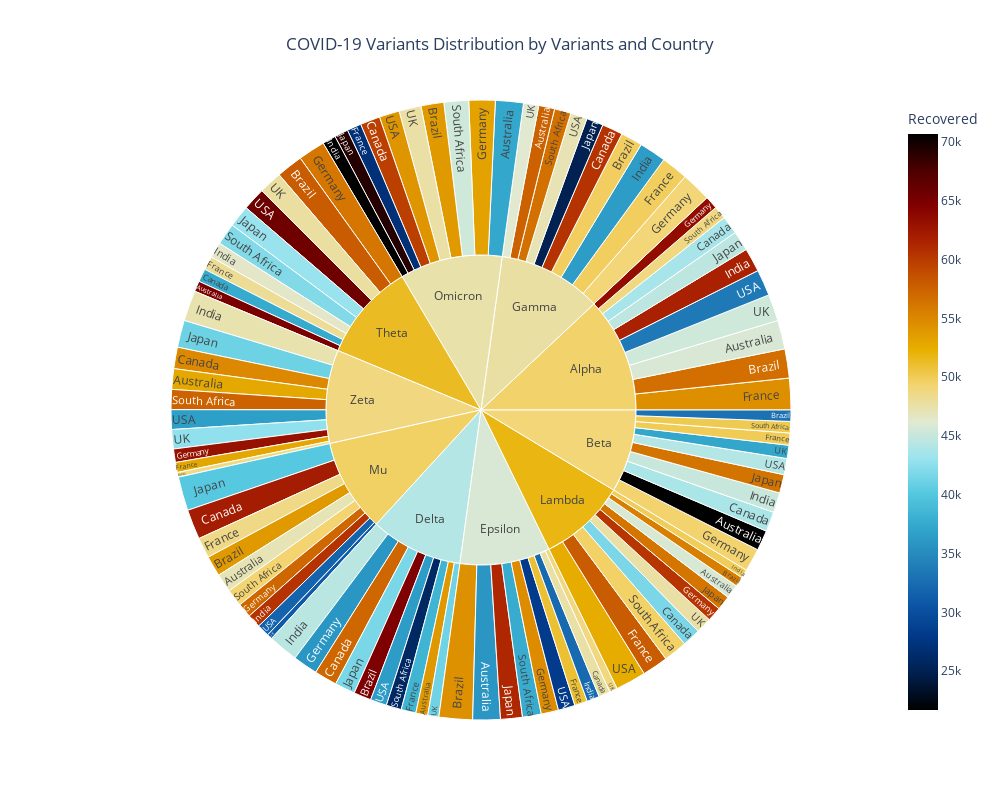

The code cell stored with this chart in its notebook:
### Code cell
fig=px.sunburst(df, path=['Variant','Country',], values='Cases',
                width=1000, height=800,color='Recovered',title="COVID-19 Variants Distribution by Variants and Country",
                color_continuous_scale='icefire')
fig.update_layout(title_x=0.5)
fig.show()

### Figure 1 — Plotly figure (JSON) as saved in the notebook; plotly's stock layout.template omitted (floating-point values rounded to 4 significant figures)
{"data": [{"branchvalues": "total", "customdata": [[45820.0], [70670.0], [53940.0], [35920.0], [57570.0], [45730.0], [47110.0], [37240.0], [65010.0], [52810.0], [56660.0], [32960.0], [64760.0], [54350.0], [49790.0], [55660.0], [53810.0], [53830.0], [57990.0], [48710.0], [43660.0], [43800.0], [57190.0], [47620.0], [60490.0], [41760.0], [62070.0], [59670.0], [37620.0], [54970.0], [54480.0], [50020.0], [38390.0], [50950.0], [49830.0], [57950.0], [48640.0], [27080.0], [48140.0], [53000.0], [63410.0], [49400.0], [35880.0], [54690.0], [49080.0], [60350.0], [57180.0], [53220.0], [56170.0], [63050.0], [61690.0], [45110.0], [44470.0], [32320.0], [36470.0], [49970.0], [60460.0], [21710.0], [46500.0], [47320.0], [44610.0], [56300.0], [41700.0], [61230.0], [24970.0], [56230.0], [40170.0], [69170.0], [42980.0], [41170.0], [48820.0], [50190.0], [25910.0], [37700.0], [56470.0], [49580.0], [49330.0], [45380.0], [42050.0], [57440.0], [45340.0], [37190.0], [41290.0], [48870.0], [46210.0], [47650.0], [31030.0], [47670.0], [47740.0], [42710.0], [33580.0], [44180.0], [36390.0], [28240.0], [47150.0], [52580.0], [31780.0], [54130.0], [65700.0], [36660.0], [49450.0], [49080.0], [44180.0], [45810.0], [47690.0], [51830.0], [49640.0], [47470.0], [51390.0], [48870.0]], "domain": {"x": [0, 1], "y": [0, 1]}, "hovertemplate": "labels=%{label}<br>Cases=%{value}<br>parent=%{parent}<br>id=%{id}<br>Recovered=%{color}<extra></extra>", "ids": ["Alpha/Australia", "Beta/Australia", "Delta/Australia", "Epsilon/Australia", "Gamma/Australia", "Lambda/Australia", "Mu/Australia", "Omicron/Australia", "Theta/Australia", "Zeta/Australia", "Alpha/Brazil", "Beta/Brazil", "Delta/Brazil", "Epsilon/Brazil", "Gamma/Brazil", "Lambda/Brazil", "Mu/Brazil", "Omicron/Brazil", "Theta/Brazil", "Zeta/Brazil", "Alpha/Canada", "Beta/Canada", "Delta/Canada", "Epsilon/Canada", "Gamma/Canada", "Lambda/Canada", "Mu/Canada", "Omicron/Canada", "Theta/Canada", "Zeta/Canada", "Alpha/France", "Beta/France", "Delta/France", "Epsilon/France", "Gamma/France", "Lambda/France", "Mu/France", "Omicron/France", "Theta/France", "Zeta/France", "Alpha/Germany", "Beta/Germany", "Delta/Germany", "Epsilon/Germany", "Gamma/Germany", "Lambda/Germany", "Mu/Germany", "Omicron/Germany", "Theta/Germany", "Zeta/Germany", "Alpha/India", "Beta/India", "Delta/India", "Epsilon/India", "Gamma/India", "Lambda/India", "Mu/India", "Omicron/India", "Theta/India", "Zeta/India", "Alpha/Japan", "Beta/Japan", "Delta/Japan", "Epsilon/Japan", "Gamma/Japan", "Lambda/Japan", "Mu/Japan", "Omicron/Japan", "Theta/Japan", "Zeta/Japan", "Alpha/South Africa", "Beta/South Africa", "Delta/South Africa", "Epsilon/South Africa", "Gamma/South Africa", "Lambda/South Africa", "Mu/South Africa", "Omicron/South Africa", "Theta/South Africa", "Zeta/South Africa", "Alpha/UK", "Beta/UK", "Delta/UK", "Epsilon/UK", "Gamma/UK", "Lambda/UK", "Mu/UK", "Omicron/UK", "Theta/UK", "Zeta/UK", "Alpha/USA", "Beta/USA", "Delta/USA", "Epsilon/USA", "Gamma/USA", "Lambda/USA", "Mu/USA", "Omicron/USA", "Theta/USA", "Zeta/USA", "Alpha", "Beta", "Delta", "Epsilon", "Gamma", "Lambda", "Mu", "Omicron", "Theta", "Zeta"], "labels": ["Australia", "Australia", "Australia", "Australia", "Australia", "Australia", "Australia", "Australia", "Australia", "Australia", "Brazil", "Brazil", "Brazil", "Brazil", "Brazil", "Brazil", "Brazil", "Brazil", "Brazil", "Brazil", "Canada", "Canada", "Canada", "Canada", "Canada", "Canada", "Canada", "Canada", "Canada", "Canada", "France", "France", "France", "France", "France", "France", "France", "France", "France", "France", "Germany", "Germany", "Germany", "Germany", "Germany", "Germany", "Germany", "Germany", "Germany", "Germany", "India", "India", "India", "India", "India", "India", "India", "India", "India", "India", "Japan", "Japan", "Japan", "Japan", "Japan", "Japan", "Japan", "Japan", "Japan", "Japan", "South Africa", "South Africa", "South Africa", "South Africa", "South Africa", "South Africa", "South Africa", "South Africa", "South Africa", "South Africa", "UK", "UK", "UK", "UK", "UK", "UK", "UK", "UK", "UK", "UK", "USA", "USA", "USA", "USA", "USA", "USA", "USA", "USA", "USA", "USA", "Alpha", "Beta", "Delta", "Epsilon", "Gamma", "Lambda", "Mu", "Omicron", "Theta", "Zeta"], "marker": {"coloraxis": "coloraxis", "colors": [45820.0, 70670.0, 53940.0, 35920.0, 57570.0, 45730.0, 47110.0, 37240.0, 65010.0, 52810.0, 56660.0, 32960.0, 64760.0, 54350.0, 49790.0, 55660.0, 53810.0, 53830.0, 57990.0, 48710.0, 43660.0, 43800.0, 57190.0, 47620.0, 60490.0, 41760.0, 62070.0, 59670.0, 37620.0, 54970.0, 54480.0, 50020.0, 38390.0, 50950.0, 49830.0, 57950.0, 48640.0, 27080.0, 48140.0, 53000.0, 63410.0, 49400.0, 35880.0, 54690.0, 49080.0, 60350.0, 57180.0, 53220.0, 56170.0, 63050.0, 61690.0, 45110.0, 44470.0, 32320.0, 36470.0, 49970.0, 60460.0, 21710.0, 46500.0, 47320.0, 44610.0, 56300.0, 41700.0, 61230.0, 24970.0, 56230.0, 40170.0, 69170.0, 42980.0, 41170.0, 48820.0, 50190.0, 25910.0, 37700.0, 56470.0, 49580.0, 49330.0, 45380.0, 42050.0, 57440.0, 45340.0, 37190.0, 41290.0, 48870.0, 46210.0, 47650.0, 31030.0, 47670.0, 47740.0, 42710.0, 33580.0, 44180.0, 36390.0, 28240.0, 47150.0, 52580.0, 31780.0, 54130.0, 65700.0, 36660.0, 49450.0, 49080.0, 44180.0, 45810.0, 47690.0, 51830.0, 49640.0, 47470.0, 51390.0, 48870.0]}, "name": "", "parents": ["Alpha", "Beta", "Delta", "Epsilon", "Gamma", "Lambda", "Mu", "Omicron", "Theta", "Zeta", "Alpha", "Beta", "Delta", "Epsilon", "Gamma", "Lambda", "Mu", "Omicron", "Theta", "Zeta", "Alpha", "Beta", "Delta", "Epsilon", "Gamma", "Lambda", "Mu", "Omicron", "Theta", "Zeta", "Alpha", "Beta", "Delta", "Epsilon", "Gamma", "Lambda", "Mu", "Omicron", "Theta", "Zeta", "Alpha", "Beta", "Delta", "Epsilon", "Gamma", "Lambda", "Mu", "Omicron", "Theta", "Zeta", "Alpha", "Beta", "Delta", "Epsilon", "Gamma", "Lambda", "Mu", "Omicron", "Theta", "Zeta", "Alpha", "Beta", "Delta", "Epsilon", "Gamma", "Lambda", "Mu", "Omicron", "Theta", "Zeta", "Alpha", "Beta", "Delta", "Epsilon", "Gamma", "Lambda", "Mu", "Omicron", "Theta", "Zeta", "Alpha", "Beta", "Delta", "Epsilon", "Gamma", "Lambda", "Mu", "Omicron", "Theta", "Zeta", "Alpha", "Beta", "Delta", "Epsilon", "Gamma", "Lambda", "Mu", "Omicron", "Theta", "Zeta", "", "", "", "", "", "", "", "", "", ""], "type": "sunburst", "values": [737315, 519688, 306439, 705168, 410290, 357844, 473953, 715387, 272490, 527763, 746654, 289645, 448254, 858629, 557423, 252562, 525332, 585679, 679120, 120761, 467074, 510699, 583063, 294735, 534321, 469133, 767312, 509164, 336470, 549484, 810343, 309898, 379291, 330508, 688422, 663112, 527237, 366358, 351124, 257172, 332911, 588698, 636880, 445389, 766649, 370010, 368444, 674696, 692057, 344609, 610769, 510415, 769207, 322111, 688071, 218136, 350246, 344459, 404817, 785099, 510288, 474627, 521907, 559654, 430979, 367200, 869884, 351029, 563753, 696233, 333142, 292867, 389984, 479968, 422884, 606208, 446869, 632436, 558363, 513436, 685359, 340350, 283426, 204246, 389456, 404589, 135972, 566717, 595065, 494190, 674033, 415553, 422346, 431284, 429087, 780982, 317046, 517867, 586035, 503110, 5907888, 4252440, 4740797, 4631692, 5317582, 4489776, 4782295, 5263792, 5039294, 4791857]}], "layout": {"coloraxis": {"colorbar": {"title": {"text": "Recovered"}}, "colorscale": [[0, "#000000"], [0.0625, "#001f4d"], [0.125, "#003786"], [0.1875, "#0e58a8"], [0.25, "#217eb8"], [0.3125, "#30a4ca"], [0.375, "#54c8df"], [0.4375, "#9be4ef"], [0.5, "#e1e9d1"], [0.5625, "#f3d573"], [0.625, "#e7b000"], [0.6875, "#da8200"], [0.75, "#c65400"], [0.8125, "#ac2301"], [0.875, "#820000"], [0.9375, "#4c0000"], [1, "#000000"]]}, "height": 800, "legend": {"tracegroupgap": 0}, "title": {"text": "COVID-19 Variants Distribution by Variants and Country", "x": 0.5}, "width": 1000}}
